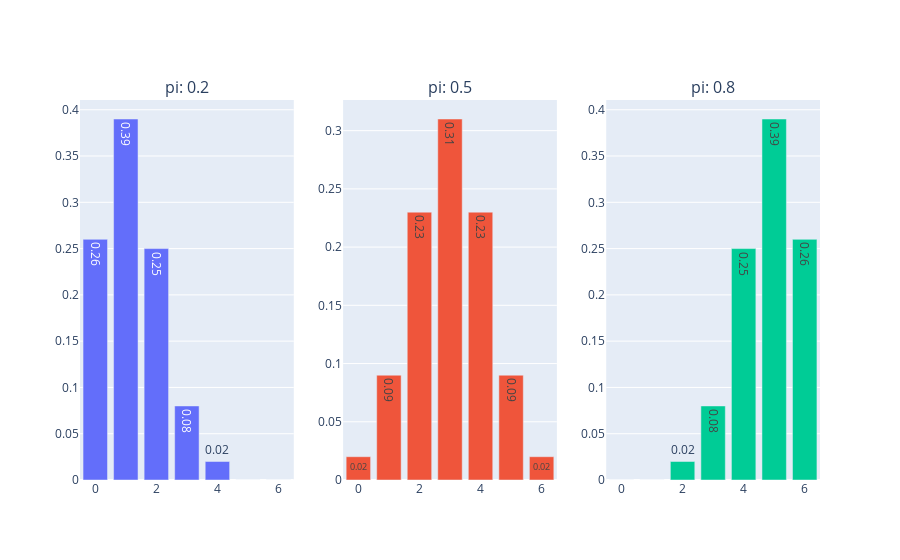

Write notebook code for a chart like this one.
### Markdown cell above
<img src="images/bin_probs_graph.png" width=300 />

### Code cell
def binomial(n, p):
    probs = []
    for k in range(n+1):
        # (n choose k)
        n_choose_k = math.factorial(n) / (math.factorial(k)*math.factorial(n - k))
        prob = n_choose_k * p**k * (1 - p)**(n-k)
        probs.append(round(prob, 2))
    return probs

fig = make_subplots(rows=1, cols=3, subplot_titles=[f'pi: {pi}' for pi in prior.loc['pi']])
for i, p in enumerate(prior.loc['pi']):
    fig.add_trace(
        go.Bar(y=binomial(6, p), x=[0,1,2,3,4,5,6], text=binomial(6, p)),
        row=1, col=i+1
    )
fig.update_layout(showlegend=False)

fig.show()

### Figure 1 — Plotly figure (JSON) as saved in the notebook; plotly's stock layout.template omitted (floating-point values rounded to 4 significant figures)
{"data": [{"text": ["0.26", "0.39", "0.25", "0.08", "0.02", "0.0", "0.0"], "type": "bar", "x": [0, 1, 2, 3, 4, 5, 6], "xaxis": "x", "y": [0.26, 0.39, 0.25, 0.08, 0.02, 0, 0], "yaxis": "y"}, {"text": ["0.02", "0.09", "0.23", "0.31", "0.23", "0.09", "0.02"], "type": "bar", "x": [0, 1, 2, 3, 4, 5, 6], "xaxis": "x2", "y": [0.02, 0.09, 0.23, 0.31, 0.23, 0.09, 0.02], "yaxis": "y2"}, {"text": ["0.0", "0.0", "0.02", "0.08", "0.25", "0.39", "0.26"], "type": "bar", "x": [0, 1, 2, 3, 4, 5, 6], "xaxis": "x3", "y": [0, 0, 0.02, 0.08, 0.25, 0.39, 0.26], "yaxis": "y3"}], "layout": {"annotations": [{"font": {"size": 16}, "showarrow": false, "text": "pi: 0.2", "x": 0.1444, "xanchor": "center", "xref": "paper", "y": 1, "yanchor": "bottom", "yref": "paper"}, {"font": {"size": 16}, "showarrow": false, "text": "pi: 0.5", "x": 0.5, "xanchor": "center", "xref": "paper", "y": 1, "yanchor": "bottom", "yref": "paper"}, {"font": {"size": 16}, "showarrow": false, "text": "pi: 0.8", "x": 0.8556, "xanchor": "center", "xref": "paper", "y": 1, "yanchor": "bottom", "yref": "paper"}], "showlegend": false, "xaxis": {"anchor": "y", "domain": [0, 0.2889]}, "xaxis2": {"anchor": "y2", "domain": [0.3556, 0.6444]}, "xaxis3": {"anchor": "y3", "domain": [0.7111, 1]}, "yaxis": {"anchor": "x", "domain": [0, 1]}, "yaxis2": {"anchor": "x2", "domain": [0, 1]}, "yaxis3": {"anchor": "x3", "domain": [0, 1]}}}
